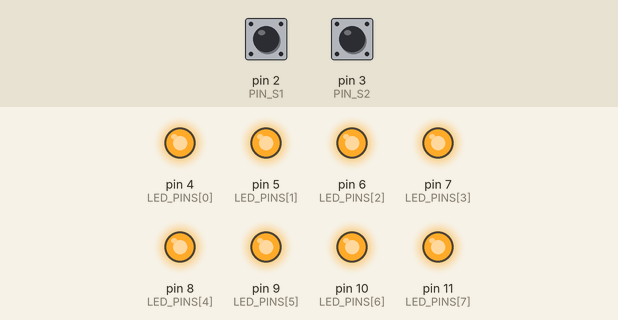
Bench run of a sketch on a simulated Arduino Uno, built with avr-gcc and run on an emulated ATmega328P. Parts: output pins drawn as LEDs (lit = HIGH). Dashed ring = blinking. The inputs (shaded band) are chosen by the test bench; at power-on: pin 2 (PIN_S1) HIGH, pin 3 (PIN_S2) HIGH.

Above: at 1.2 s.
1.3 s: pin 2 (PIN_S1) pulled LOW for 0.15 s
At 1.87 s:
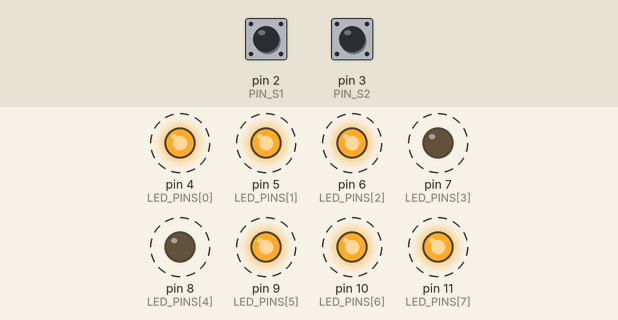
4.3 s: pin 2 (PIN_S1) pulled LOW for 1 s
At 4.72 s:
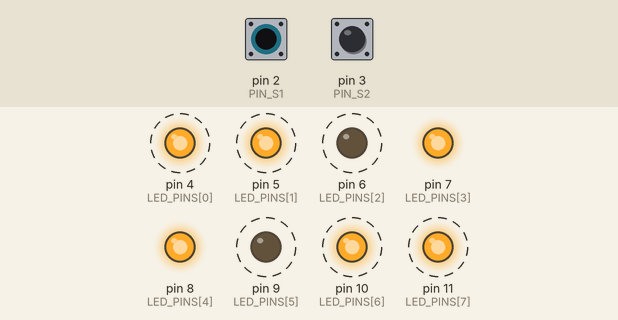
7.3 s: pin 2 (PIN_S1) pulled LOW for 3.2 s
At 7.57 s:
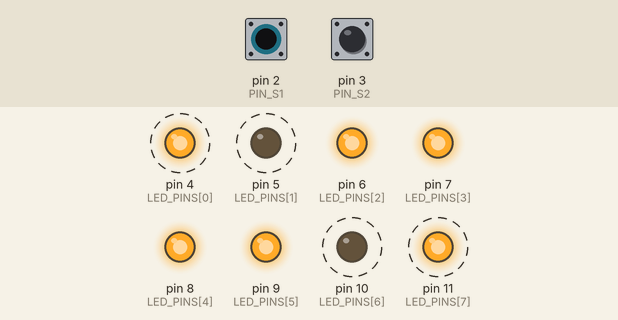
Timing chart, 0 to 10.7 s (numbered marks = the images above; inputs shaded):
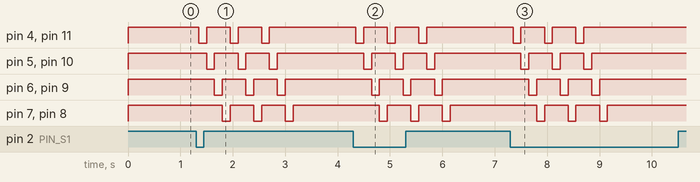

Measured:
- after the input at 1.3 s, pin 4 (LED_PINS[0]): alternates HIGH for 0.45 s and LOW for 0.15 s, 6 changes in all, then stays HIGH, starting after 0.05 s; pin 5 (LED_PINS[1]): alternates HIGH for 0.45 s and LOW for 0.15 s, 6 changes in all, then stays HIGH, starting after 0.20 s
- after the input at 4.3 s, pin 4 (LED_PINS[0]): alternates HIGH for 0.45 s and LOW for 0.15 s, 6 changes in all, then stays HIGH, starting after 0.05 s; pin 5 (LED_PINS[1]): alternates HIGH for 0.45 s and LOW for 0.15 s, 6 changes in all, then stays HIGH, starting after 0.20 s
- after the input at 7.3 s, pin 4 (LED_PINS[0]): alternates HIGH for 0.45 s and LOW for 0.15 s, 6 changes in all, then stays HIGH, starting after 0.05 s; pin 5 (LED_PINS[1]): alternates HIGH for 0.45 s and LOW for 0.15 s, 6 changes in all, then stays HIGH, starting after 0.20 s

The sketch:

Check15_2_1.ino
```cpp
//15.2.1
const uint8_t PIN_S1 = 2; // S1 -> วิ่งนอกเข้าใน
const uint8_t PIN_S2 = 3; // S2 -> วิ่งในออกนอก
const uint8_t LED_PINS[8] = {4, 5, 6, 7, 8, 9, 10, 11};

// ดับ LED ทั้งหมด (Active Low จ่าย HIGH คือดับ)
void clearLEDs() {
  for (int i = 0; i < 8; i++) {
    digitalWrite(LED_PINS[i], HIGH);
  }
}

// ไฟวิ่งจากขอบนอกเข้าสู่ตรงกลาง (3 รอบ)
void runLED_Inward() {
  for (int round = 0; round < 3; round++) {
    for (int i = 0; i < 4; i++) {
      clearLEDs();
      digitalWrite(LED_PINS[i], LOW);       // LOW คือติด
      digitalWrite(LED_PINS[7 - i], LOW);   // LOW คือติด
      delay(150);
    }
  }
  clearLEDs(); // ดับไฟทั้งหมดเมื่อจบ
}

// ไฟวิ่งจากตรงกลางออกสู่ขอบนอก (3 รอบ)
void runLED_Outward() {
  for (int round = 0; round < 3; round++) {
    for (int i = 3; i >= 0; i--) {
      clearLEDs();
      digitalWrite(LED_PINS[i], LOW);       // LOW คือติด
      digitalWrite(LED_PINS[7 - i], LOW);   // LOW คือติด
      delay(150);
    }
  }
  clearLEDs(); // ดับไฟทั้งหมดเมื่อจบ
}

void setup() {
  for (int i = 0; i < 8; i++) {
    pinMode(LED_PINS[i], OUTPUT);
  }

  pinMode(PIN_S1, INPUT_PULLUP);
  pinMode(PIN_S2, INPUT_PULLUP);

  clearLEDs();
}

void loop() {
  // Polling เช็กปุ่ม S1
  if (digitalRead(PIN_S1) == LOW) {
    delay(50); // Debounce
    if (digitalRead(PIN_S1) == LOW) {
      runLED_Inward();
      while (digitalRead(PIN_S1) == LOW); // รอกดปล่อย
    }
  }

  // Polling เช็กปุ่ม S2
  if (digitalRead(PIN_S2) == LOW) {
    delay(50); // Debounce
    if (digitalRead(PIN_S2) == LOW) {
      runLED_Outward();
      while (digitalRead(PIN_S2) == LOW); // รอกดปล่อย
    }
  }
}
```
